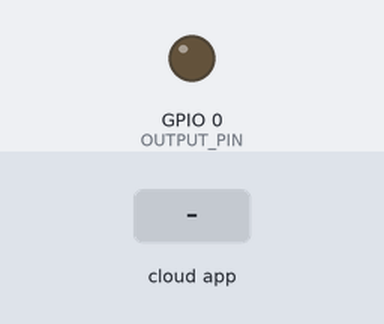
Recording of a sketch running on a simulated ESP32. Shown: output pins drawn as LEDs (lit = HIGH). Inputs (shaded band) come from the test bench. WiFi joins after 1.5 s; servers stay silent unless stated; what the sketch prints to the serial monitor is not drawn.

Above: at 4.2 s.
4.3 s: the phone or cloud app sets Switch to 0
At 5.5 s:
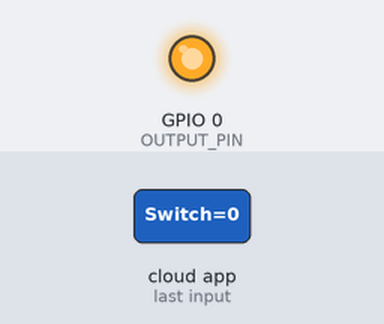
5.8 s: the phone or cloud app sets Switch to 1
At 6.8 s:
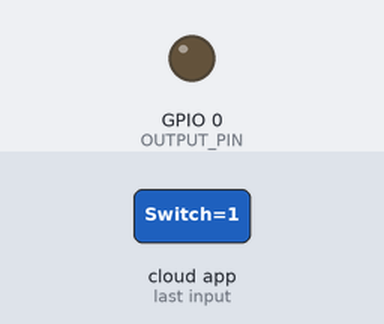
Timing chart, 0 to 8.8 s (numbered marks = the images above; inputs shaded):
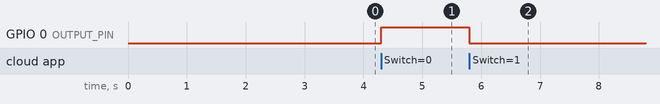

The sketch:

Alexa_over_ArduinoCloud.ino
```cpp
#include <ArduinoIoTCloud.h>
#include <Arduino_ConnectionHandler.h>
#include <WiFiManager.h>          // Thêm thư viện WiFiManager

#define OUTPUT_PIN 0

// Các thông tin định danh Device giữ nguyên
const char DEVICE_LOGIN_NAME[]  = "8fd033ab-46e5-4f88-954e-0cb46c721438";
const char DEVICE_KEY[]         = "?gojcX1qVfh#VApDAxj3YCJMA";

void onSwitchChange();
CloudSwitch Switch;

void initProperties(){
  ArduinoCloud.setBoardId(DEVICE_LOGIN_NAME);
  ArduinoCloud.setSecretDeviceKey(DEVICE_KEY);
  ArduinoCloud.addProperty(Switch, READWRITE, ON_CHANGE, onSwitchChange);
}

// Khong dien SSID va pass co dinh vao nua
WiFiConnectionHandler ArduinoIoTPreferredConnection("", "");

void setup() {
  Serial.begin(115200);
  delay(1500);

  pinMode(OUTPUT_PIN, OUTPUT);

  WiFiManager wm;

  Serial.println("Dang khoi chay WiFiManager...");

  // Tu dong ket noi, neu khong duoc se phat ra WiFi ten "ESP_Config_AP"
  if (!wm.autoConnect("ESP32_Config_AP")) {
    Serial.println("Ket noi that bai va timeout!");
    ESP.restart();
  }

  Serial.println("WiFi da ket noi thanh cong!");

  // Khoi tao thuoc tinh Cloud
  initProperties();

  // Bat dau ket noi Cloud (Luc nay WiFi da co san nho WiFiManager)
  ArduinoCloud.begin(ArduinoIoTPreferredConnection);

  setDebugMessageLevel(2);
  ArduinoCloud.printDebugInfo();
}

void loop() {
  ArduinoCloud.update();
}

void onSwitchChange() {
  Switch ? digitalWrite(OUTPUT_PIN,LOW) : digitalWrite(OUTPUT_PIN,HIGH);
}
```

Measured:
- after the input at 4.3 s, GPIO 0 (OUTPUT_PIN): LOW → HIGH at once
- after the input at 5.8 s, GPIO 0 (OUTPUT_PIN): HIGH → LOW at once
